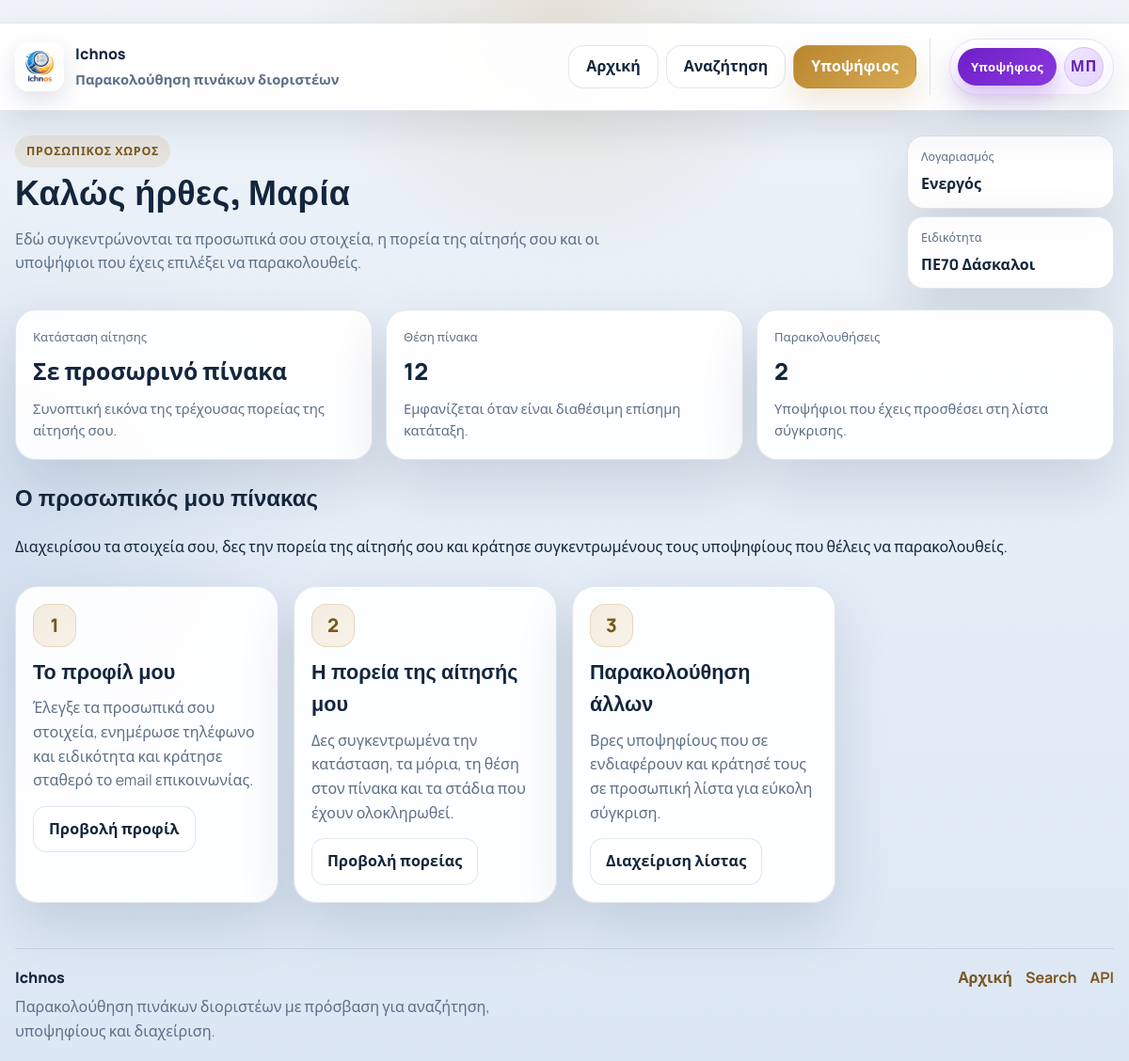
The page /modules/candidate/candidatedashboard.php (signed in) on the database its author committed.
### tables this page shows
CREATE TABLE IF NOT EXISTS users (
    id INT UNSIGNED AUTO_INCREMENT PRIMARY KEY,
    username VARCHAR(100) NOT NULL UNIQUE,
    email VARCHAR(190) NOT NULL UNIQUE,
    password_hash VARCHAR(255) NOT NULL,
    role ENUM('admin', 'candidate') NOT NULL DEFAULT 'candidate',
    created_at TIMESTAMP NOT NULL DEFAULT CURRENT_TIMESTAMP
);

CREATE TABLE IF NOT EXISTS user_profiles (
    id INT UNSIGNED AUTO_INCREMENT PRIMARY KEY,
    user_id INT UNSIGNED NOT NULL UNIQUE,
    first_name VARCHAR(100) NOT NULL,
    last_name VARCHAR(100) NOT NULL,
    identity_number VARCHAR(30) DEFAULT NULL UNIQUE,
    phone VARCHAR(30) DEFAULT NULL,
    created_at TIMESTAMP NOT NULL DEFAULT CURRENT_TIMESTAMP,
    CONSTRAINT fk_user_profiles_user
        FOREIGN KEY (user_id) REFERENCES users(id) ON DELETE CASCADE
);

CREATE TABLE IF NOT EXISTS specialties (
    id INT UNSIGNED AUTO_INCREMENT PRIMARY KEY,
    title VARCHAR(150) NOT NULL,
    description TEXT DEFAULT NULL,
    created_at TIMESTAMP NOT NULL DEFAULT CURRENT_TIMESTAMP
);

CREATE TABLE IF NOT EXISTS candidate_profiles (
    id INT UNSIGNED AUTO_INCREMENT PRIMARY KEY,
    user_id INT UNSIGNED NOT NULL,
    father_name VARCHAR(100) DEFAULT NULL,
    mother_name VARCHAR(100) DEFAULT NULL,
    birth_date DATE DEFAULT NULL,
    specialty_id INT UNSIGNED DEFAULT NULL,
    application_status VARCHAR(255) DEFAULT NULL,
    ranking_position INT DEFAULT NULL,
    points DECIMAL(10,2) DEFAULT NULL,
    created_at TIMESTAMP NOT NULL DEFAULT CURRENT_TIMESTAMP,
    UNIQUE KEY uniq_candidate_profiles_user (user_id),
    CONSTRAINT fk_candidate_profiles_user
        FOREIGN KEY (user_id) REFERENCES users(id) ON DELETE CASCADE,
    CONSTRAINT fk_candidate_profiles_specialty
        FOREIGN KEY (specialty_id) REFERENCES specialties(id) ON DELETE SET NULL
);

### includes/functions.php (called while the page is built, shortened)
<?php
function e(?string $value): string
{
    return htmlspecialchars((string) $value, ENT_QUOTES, "UTF-8");
}
function h(?string $value): string
{
    return e($value);
}
function u(string $value): string
{
    $decoded = json_decode('"' . $value . '"');
    return is_string($decoded) ? $decoded : $value;
}

### includes/db.php (called while the page is built, shortened)
<?php
final class PdoResultAdapter
{
    private array $rows;
    private int $position = 0;
    public int $num_rows = 0;
    public function __construct(array $rows)
    {
        $this->rows = array_values($rows);
        $this->num_rows = count($this->rows);
    }
    public function fetch_assoc(): ?array
    {
        if ($this->position >= $this->num_rows) {
            return null;
        }
        return $this->rows[$this->position++];
    }
}
final class PdoStatementAdapter
{
    private PdoConnectionAdapter $connection;
    private PDOStatement $statement;
    private array $boundValues = [];
    private ?PdoResultAdapter $result = null;
    public function __construct(PdoConnectionAdapter $connection, PDOStatement $statement)
    {
        $this->connection = $connection;
        $this->statement = $statement;
    }
    public function bind_param(string $types, &...$vars): bool
    {
        $this->boundValues = [];
        foreach ($vars as &$value) {
            $this->boundValues[] = $value;
        }
        return true;
    }
    public function execute(): bool
    {
        try {
            $this->statement->execute($this->boundValues);
            $this->connection->syncLastInsertId();
            if ($this->statement->columnCount() > 0) {
                $rows = $this->statement->fetchAll(PDO::FETCH_ASSOC);
                $this->result = new PdoResultAdapter($rows);
            } else {
                $this->result = null;
            }
            $this->connection->error = "";
            return true;
        } catch (PDOException $exception) {
            $this->error = $exception->getMessage();
            $this->connection->error = $this->error;
            $this->result = null;
            $this->num_rows = 0;
            return false;
        }
    }
    public function get_result(): ?PdoResultAdapter
    {
        return $this->result;
    }
    public function close(): void
    {
        $this->result = null;
    }
}
final class PdoConnectionAdapter
{
    private PDO $pdo;
    public function __construct(PDO $pdo)
    {
        $this->pdo = $pdo;
    }
    public function prepare(string $sql): PdoStatementAdapter|false
    {
        try {
            $statement = $this->pdo->prepare($sql);
            return new PdoStatementAdapter($this, $statement);
        } catch (PDOException $exception) {
            $this->error = $exception->getMessage();
            return false;
        }
    }
}

### modules/candidate/candidatedashboard.php (the view, shortened to what this page needs)
<?php
require_once __DIR__ . '/../../includes/db.php';
require_once __DIR__ . '/../../includes/functions.php';
$candidatePage = $candidatePage ?? 'dashboard';
function candidate_value(?string $value, string $fallback = '—'): string
{
    $value = trim((string) $value);
    return $value !== '' ? $value : $fallback;
}
function load_candidate(PdoConnectionAdapter $conn, int $userId): ?array
{
    $stmt = $conn->prepare(
        'SELECT
            u.id,
            up.first_name,
            up.last_name,
            u.email,
            up.identity_number,
            up.phone,
            u.created_at,
            cp.id AS profile_id,
            cp.father_name,
            cp.mother_name,
            cp.birth_date,
            cp.specialty_id,
            cp.application_status,
            cp.ranking_position,
            cp.points,
            cp.created_at AS profile_created_at,
            s.title AS specialty_title
        FROM users u
        LEFT JOIN user_profiles up ON up.user_id = u.id
        LEFT JOIN candidate_profiles cp ON cp.user_id = u.id
        LEFT JOIN specialties s ON s.id = cp.specialty_id
        WHERE u.id = ?
        LIMIT 1'
    );
    $stmt->bind_param('i', $userId);
    $stmt->execute();
    $result = $stmt->get_result();
    $candidate = $result ? $result->fetch_assoc() : null;
    return $candidate ?: null;
}
$userId = (int) ($_SESSION['user_id'] ?? 0);
$candidate = load_candidate($conn, $userId);
$myTrackCount = 0;
$trackCountStmt = $conn->prepare('SELECT COUNT(*) AS total FROM tracked_candidates WHERE user_id = ?');
if ($trackCountStmt) {
    $trackCountStmt->bind_param('i', $userId);
    $trackCountStmt->execute();
    $trackCountResult = $trackCountStmt->get_result();
    $trackCountRow = $trackCountResult ? $trackCountResult->fetch_assoc() : null;
    $myTrackCount = (int) ($trackCountRow['total'] ?? 0);
}
$candidateHeroMeta = [
    'dashboard' => [
        'eyebrow' => 'Προσωπικός χώρος',
        'title' => u('\u039A\u03B1\u03BB\u03CE\u03C2 \u03AE\u03C1\u03B8\u03B5\u03C2, ') . ($candidate['first_name'] ?? ''),
        'description' => 'Εδώ συγκεντρώνονται τα προσωπικά σου στοιχεία, η πορεία της αίτησής σου και οι υποψήφιοι που έχεις επιλέξει να παρακολουθείς.',
    ],
    'profile' => [
        'eyebrow' => 'Στοιχεία λογαριασμού',
        'title' => 'Το προφίλ μου',
        'description' => 'Έλεγξε και ενημέρωσε τα προσωπικά σου στοιχεία, τις προτιμήσεις ειδοποιήσεων και τον κωδικό πρόσβασης.',
    ],
    'applications' => [
        'eyebrow' => 'Πορεία αίτησης',
        'title' => 'Η πορεία της αίτησής μου',
        'description' => 'Παρακολούθησε την κατάσταση, τη θέση, τα μόρια και τα βασικά στάδια της εγγραφής σου.',
    ],
    'others' => [
        'eyebrow' => 'Παρακολούθηση',
        'title' => 'Υποψήφιοι που παρακολουθώ',
        'description' => 'Αναζήτησε υποψηφίους, σύγκρινε βασικά στοιχεία και κράτησε τη δική σου λίστα παρακολούθησης.',
    ],
];
$candidateHero = $candidateHeroMeta[$candidatePage] ?? $candidateHeroMeta['dashboard'];
require __DIR__ . '/../../includes/header.php';
?>
<main class="container">
    <section class="page-hero <?php echo $candidatePage !== 'dashboard' ? 'page-hero-compact' : ''; ?>" aria-labelledby="candTitle">
        <div class="hero-text">
            <span class="eyebrow-home"><?php echo h($candidateHero['eyebrow']); ?></span>
            <h1 id="candTitle"><?php echo h($candidateHero['title']); ?></h1>
            <p class="muted"><?php echo h($candidateHero['description']); ?></p>
        </div>
        <?php if ($candidatePage === 'dashboard'): ?>
        <div class="hero-badges">
            <div class="badge">
                <span class="badge-label">Λογαριασμός</span>
                <span class="badge-value">Ενεργός</span>
            </div>
            <div class="badge">
                <span class="badge-label">Ειδικότητα</span>
                <span class="badge-value"><?php echo h(candidate_value($candidate['specialty_title'] ?? null, 'Δεν έχει οριστεί')); ?></span>
            </div>
        </div>
        <?php endif; ?>
    </section>
    <?php if ($candidatePage === 'dashboard'): ?>
    <section class="hero-metrics" aria-label="Σύνοψη υποψηφίου">
        <article class="metric-card">
            <span class="metric-label">Κατάσταση αίτησης</span>
            <span class="metric-value"><?php echo h(candidate_value($candidate['application_status'] ?? null, 'Σε επεξεργασία')); ?></span>
            <p class="metric-note">Συνοπτική εικόνα της τρέχουσας πορείας της αίτησής σου.</p>
        </article>
        <article class="metric-card">
            <span class="metric-label">Θέση πίνακα</span>
            <span class="metric-value"><?php echo $candidate['ranking_position'] !== null ? (int) $candidate['ranking_position'] : '—'; ?></span>
            <p class="metric-note">Εμφανίζεται όταν είναι διαθέσιμη επίσημη κατάταξη.</p>
        </article>
        <article class="metric-card">
            <span class="metric-label">Παρακολουθήσεις</span>
            <span class="metric-value"><?php echo $myTrackCount; ?></span>
            <p class="metric-note">Υποψήφιοι που έχεις προσθέσει στη λίστα σύγκρισης.</p>
        </article>
    </section>
    <?php endif; ?>
    <?php if ($candidatePage === 'dashboard'): ?>
    <section class="section-head" aria-label="Εισαγωγή πίνακα υποψηφίου">
        <h2>Ο προσωπικός μου πίνακας</h2>
        <p>Διαχειρίσου τα στοιχεία σου, δες την πορεία της αίτησής σου και κράτησε συγκεντρωμένους τους υποψηφίους που θέλεις να παρακολουθείς.</p>
    </section>
    <section class="grid grid-admin" aria-label="Γρήγορες ενότητες υποψηφίου">
        <article class="card card-action">
            <div class="card-icon" aria-hidden="true">1</div>
            <h2>Το προφίλ μου</h2>
            <p>Έλεγξε τα προσωπικά σου στοιχεία, ενημέρωσε τηλέφωνο και ειδικότητα και κράτησε σταθερό το email επικοινωνίας.</p>
            <div class="card-actions"><a class="btn" href="myprofile.php">Προβολή προφίλ</a></div>
        </article>
        <article class="card card-action">
            <div class="card-icon" aria-hidden="true">2</div>
            <h2>Η πορεία της αίτησής μου</h2>
            <p>Δες συγκεντρωμένα την κατάσταση, τα μόρια, τη θέση στον πίνακα και τα στάδια που έχουν ολοκληρωθεί.</p>
            <div class="card-actions"><a class="btn" href="track_applications.php">Προβολή πορείας</a></div>
        </article>
        <article class="card card-action">
            <div class="card-icon" aria-hidden="true">3</div>
            <h2>Παρακολούθηση άλλων</h2>
            <p>Βρες υποψηφίους που σε ενδιαφέρουν και κράτησέ τους σε προσωπική λίστα για εύκολη σύγκριση.</p>
            <div class="card-actions"><a class="btn" href="track_others.php">Διαχείριση λίστας</a></div>
        </article>
    </section>
    <?php endif; ?>
</main>
<?php require __DIR__ . '/../../includes/footer.php'; ?>

### assets/css/style.css (style rules this page uses)
:root { --bg: #eef3f8; --bg-accent: #dce7f5; --surface: rgba(255, 255, 255, 0.92); --surface-strong: rgba(255, 255, 255, 0.98); --surface-soft: rgba(247, 249, 252, 0.9); --border: rgba(21, 55, 92, 0.12); --border-strong: rgba(21, 55, 92, 0.18); --text: #14263d; --muted: #5d7088; --accent: #b8862f; --accent-2: #d9ab55; --accent-dark: #7a5720; --success-bg: #eef9f0; --success-border: #c8e8cf; --error-bg: #fff1f1; --error-border: #efc2c2; --shadow: 0 24px 60px rgba(17, 39, 68, 0.14); }
* { box-sizing: border-box; }
html, body { min-height: 100%; }
body { margin: 0; font-family: "Manrope", system-ui, -apple-system, BlinkMacSystemFont, "Segoe UI", sans-serif; line-height: 1.6; color: var(--text); background: radial-gradient(circle at top, rgba(185, 134, 47, 0.16), transparent 22%), radial-gradient(circle at left, rgba(52, 103, 168, 0.10), transparent 26%), linear-gradient(180deg, var(--bg) 0%, var(--bg-accent) 100%); }
body::before { content: ""; position: fixed; inset: 0; pointer-events: none; background-image: linear-gradient(rgba(255,255,255,0.16) 1px, transparent 1px), linear-gradient(90deg, rgba(255,255,255,0.14) 1px, transparent 1px); background-size: 32px 32px; mask-image: radial-gradient(circle at center, rgba(0,0,0,0.35), transparent 78%); opacity: 0.22; }
body > * { position: relative; z-index: 1; }
h1, h2, h3, .brand-text { font-family: "Space Grotesk", "Manrope", sans-serif; }
h1, h2, h3, p { overflow-wrap: anywhere; }
a { color: inherit; text-decoration: none; }
.container { width: min(1180px, calc(100% - 32px)); margin: 0 auto; }
.muted { color: var(--muted); }
.btn { cursor: pointer; padding: 11px 16px; border-radius: 14px; font-weight: 800; letter-spacing: 0.01em; display: inline-flex; align-items: center; justify-content: center; gap: 8px; transition: transform 0.2s ease, box-shadow 0.2s ease, filter 0.2s ease, background 0.2s ease; }
.btn-secondary, .btn-ghost, .btn { border: 1px solid var(--border); background: rgba(255, 255, 255, 0.78); color: var(--text); }
.home-copy, .home-summary, .panel, .card, .chart-card, .summary-card, .stat, .badge, .year-item, .check-item { background: var(--surface); border: 1px solid var(--border); box-shadow: var(--shadow); }
.eyebrow-home { display: inline-block; padding: 7px 12px; border-radius: 999px; background: rgba(184, 134, 47, 0.12); color: var(--accent-dark); font-size: 0.78rem; font-weight: 800; letter-spacing: 0.06em; text-transform: uppercase; }
.page-hero { display: flex; justify-content: space-between; gap: 18px; padding: 26px 0 12px; }
.page-hero h1 { margin: 0 0 6px; font-size: clamp(2rem, 3vw, 2.8rem); letter-spacing: 0.01em; }
.page-hero .hero-text p { margin: 0; max-width: 64ch; }
.hero-badges { display: grid; gap: 8px; align-content: start; min-width: 220px; }
.badge { border-radius: 18px; padding: 12px 14px; }
.badge-label { display: block; font-size: 0.78rem; color: var(--muted); margin-bottom: 6px; }
.badge-value { display: block; font-weight: 800; }
.grid { display: grid; grid-template-columns: repeat(3, 1fr); gap: 16px; padding: 12px 0 20px; }
.grid-admin { grid-template-columns: repeat(4, 1fr); }
.card { border-radius: 24px; padding: 18px; }
.card h2 { margin: 10px 0 8px; font-size: 1.35rem; }
.card p { margin: 0; color: var(--muted); }
.card-icon { width: 46px; height: 46px; border-radius: 16px; display: grid; place-items: center; background: linear-gradient(135deg, rgba(184, 134, 47, 0.14), rgba(217, 171, 85, 0.14)); border: 1px solid rgba(184, 134, 47, 0.22); color: var(--accent-dark); font-size: 1.25rem; font-weight: 800; }
.card-actions { display: flex; gap: 8px; margin-top: 14px; flex-wrap: wrap; }
.hero-metrics { display: grid; grid-template-columns: repeat(3, 1fr); gap: 14px; margin: 10px 0 22px; }
.metric-card { background: var(--surface); border: 1px solid var(--border); border-radius: 22px; padding: 18px; box-shadow: var(--shadow); }
.metric-card .metric-label { display: block; color: var(--muted); font-size: 0.82rem; margin-bottom: 6px; }
.metric-card .metric-value { display: block; font-size: 1.55rem; font-weight: 800; }
.metric-card .metric-note { margin: 8px 0 0; color: var(--muted); font-size: 0.92rem; }

### rows shown on the page
users: user_profiles.first_name "ΠΡΟΣΩΠΙΚΌΣ ΧΏΡΟΣ", user_profiles.first_name "Καλώς ήρθες, Μαρία", user_profiles.first_name "Εδώ συγκεντρώνονται τα προσωπικά σου στοιχεία, η πορεία της αίτησής σου και οι υποψήφιοι που έχεις επιλέξει να παρακολουθείς.", specialties.title "ΠΕ70 Δάσκαλοι", candidate_profiles.application_status "Σε προσωρινό πίνακα", candidate_profiles.ranking_position "12"

### other values the page prints
APP_NAME "Ichnos"
APP_TAGLINE "Παρακολούθηση πινάκων διοριστέων"
$item["label"] "Αρχική"
$item["label"] "Αναζήτηση"
$item["label"] "Υποψήφιος"
$userRoleLabel "Υποψήφιος"
current_user_initials() "ΜΠ"
$myTrackCount "2"
